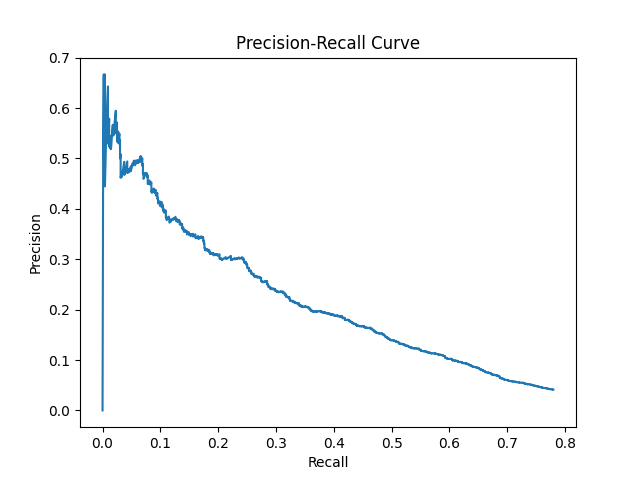

Reproduce this figure in Python.
from typing import Sequence, Tuple
from numpy.typing import NDArray
import torch
import numpy as np
from model import MmpNet
from nms import non_maximum_suppression
from annotation import AnnotationRect
import torch.optim as optim
from model import MmpNet
from dataset import get_anchor_grid, get_dataloader
from tqdm import tqdm
from torch.utils.data import DataLoader
import torch.nn as nn
from torch.utils.tensorboard.writer import SummaryWriter
from datetime import datetime
from evallib import calculate_ap_pr
from pprint import pprint
from main import batch_inference
from matplotlib import pyplot as plt


def calc_prcurve(model: MmpNet, loader: DataLoader, device: torch.device, threshold: float, anchor_grid):
    det_boxes_scores = {}
    loop = tqdm(enumerate(loader), total=len(loader), leave=False)
    for b_nr, (input, target, img_id) in loop:
        detected = batch_inference(model, input, device, anchor_grid, threshold)    
        # filter out boxes with score < 0.5
        det_boxes_scores.update({img_id[i].item(): detected[i] for i in range(len(img_id))})
    _, pr, rc = calculate_ap_pr(det_boxes_scores, loader.dataset.transformed_annotations)
    return pr, rc


def main():
    DEVICE = torch.device('cuda' if torch.cuda.is_available() else 'cpu')
    BATCH_SIZE = 16
    NUM_WORKERS = 8
    
    IMSIZE = 224
    SCALE_FACTOR = 32
    WIDTHS = [IMSIZE * i for i in [0.8, 0.65, 0.5, 0.4, 0.3, 0.2]]
    ASPECT_RATIOS = [0.75, 1.0, 1.25, 1.5, 1.75, 2.0, 2.5, 3.0]
    NSM_THRESHOLD = 0.3

    RUN_ROOT_DIR = './runs'
    #run_dir = f'{RUN_ROOT_DIR}/correctannot_filter_0.5_sgd_gridv3_sf_{SCALE_FACTOR}_negr{NEGATIVE_RATIO}_nsm_{NSM_THRESHOLD}_lr_{LR}_bs_{BATCH_SIZE}_{datetime.now().strftime("%Y-%m-%d_%H-%M-%S")}'
    run_dir = f'{RUN_ROOT_DIR}/best_until_now'

    anchor_grid = get_anchor_grid(int(IMSIZE / SCALE_FACTOR), int(IMSIZE / SCALE_FACTOR), scale_factor=SCALE_FACTOR, anchor_widths=WIDTHS, aspect_ratios=ASPECT_RATIOS)

    val_dataloader = get_dataloader('./dataset_mmp/val/', IMSIZE, BATCH_SIZE, NUM_WORKERS, anchor_grid, is_test=False, apply_transforms_on_init=True)
    model = MmpNet(len(WIDTHS), len(ASPECT_RATIOS), IMSIZE, SCALE_FACTOR).to(DEVICE)
    model.load_state_dict(torch.load(f'{run_dir}/best_model.pth'))
    pr, rc = calc_prcurve(model, val_dataloader, DEVICE, 0.5, anchor_grid)
    plt.plot(rc, pr)
    plt.xlabel('Recall')
    plt.ylabel('Precision')
    plt.title('Precision-Recall Curve')
    plt.savefig(f'pr_curve.png')


if __name__ == '__main__':
    main()
